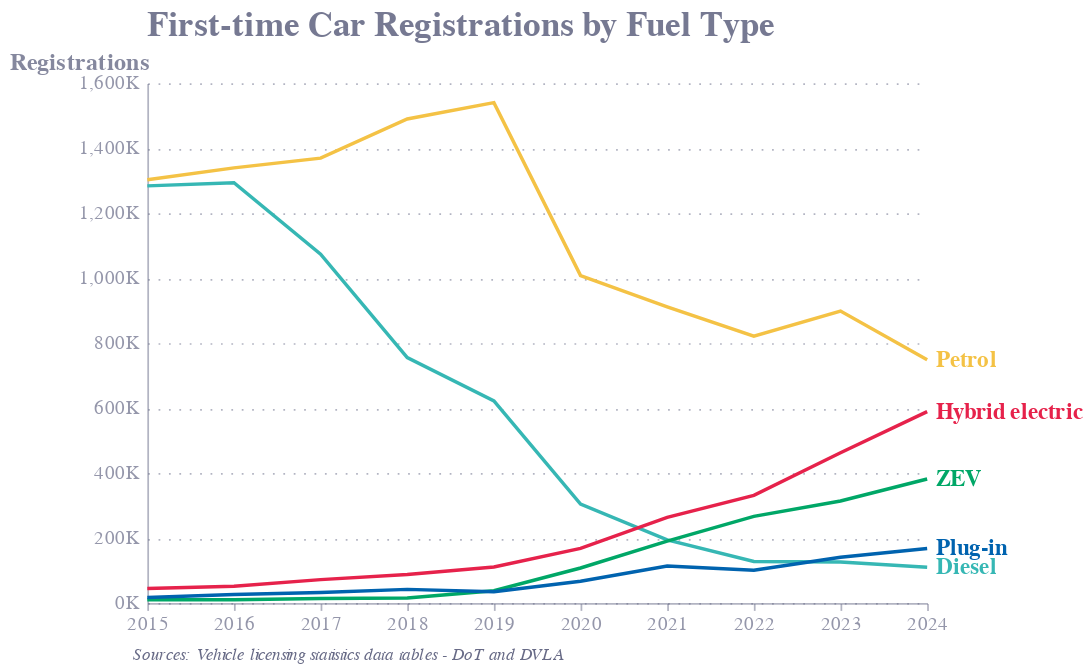

The cell this chart's notebook holds for it:
### Code cell
# 2. Find last year for each Type
last_points = chart_df.loc[chart_df.groupby('Type')['Date'].idxmax()]

# 3. Build the line chart
line = alt.Chart(chart_df).mark_line().encode(
    x=alt.X('Date:N', axis=alt.Axis(title=''), scale=alt.Scale(padding=0)),
    y=alt.Y('Registrations', axis=alt.Axis(format=',.0f', 
                                           title='Registrations', 
                                           titleX=-80, 
                                           titleFontSize=14, 
                                           labelExpr='datum.label + "K"')),
    color=alt.Color('Type', legend=None)
)

# 4. Add text labels at the end
text = alt.Chart(last_points).mark_text(
    align='left',
    dx=5,
    fontWeight='bold',
    fontSize=13
).encode(
    x=alt.X('Date:N'),
    y=alt.Y('Registrations'),
    text='Type',
    color=alt.Color('Type', legend=None)
)

footnote = alt.Chart(pd.DataFrame({'text': [
    "Sources: Vehicle licensing statistics data tables - DoT and DVLA"
]})).mark_text(
    align='left',
    baseline='top',
    fontSize=10,
    fontStyle='italic',
    dy=175,
    x=-15
).encode(
    text='text'
)

# 5. Combine and display
chart = (line + text + footnote).properties(title= 'First-time Car Registrations by Fuel Type', width=450).configure_title(
    fontSize=20  # Increase title font size here
)
chart

### Figure 1 — Vega-Lite specification as saved in the notebook (floating-point values rounded to 4 significant figures)
{"config": {"font": "Circular Std", "text": {"color": "#676A86", "align": "left", "baseline": "middle", "dx": 7, "dy": 0, "fontSize": 11}, "view": {"stroke": null, "continuousWidth": 400, "continuousHeight": 300, "discreteWidth": 400, "discreteHeight": 300}, "range": {"category": ["#36B7B4", "#E6224B", "#F4C245", "#0063AF", "#00A767", "#179FDB", "#EB5C2E"], "diverging": ["#E6224B", "#E54753", "#C9C9C9", "#179FDB", "#122B39"], "heatmap": ["#C9C9C9", "#179FDB", "#0063AF", "#122B39"], "ordinal": ["#00A767", "#36B7B4", "#179FDB", "#0063AF", "#243B5A"]}, "bar": {"color": "#179fdb"}, "line": {"color": "#e6224b"}, "rule": {"color": "#676A86"}, "area": {"opacity": 0.3}, "point": {"filled": true, "size": 80, "color": "#e6224b", "opacity": 0.95}, "geoshape": {"stroke": "white", "strokeWidth": 0.3}, "rect": {"fill": "#d6d4d4", "opacity": 0.3}, "axis": {"labelColor": "#676A86", "labelFontSize": 11, "labelFont": "Circular Std", "labelOpacity": 0.7, "tickColor": "#676A86", "tickOpacity": 0.5, "domainColor": "#676A86", "domainOpacity": 0.5, "gridColor": "#676A86", "gridDash": [2, 2], "gridOpacity": 0.5, "title": null, "titleColor": "#676A86", "titleOpacity": 0.8, "tickSize": 4}, "axisXDiscrete": {"grid": false, "labelAngle": 0, "tickCount": 10, "tickOpacity": 0.5, "title": null}, "axisYDiscrete": {"ticks": false, "labelPadding": 5}, "axisXTemporal": {"grid": false, "ticks": true}, "axisXQuantitative": {"grid": true}, "axisYQuantitative": {"gridColor": "#676A86", "gridDash": [1, 5], "gridOpacity": 0.5, "ticks": false, "labelPadding": 5, "tickCount": 8, "titleAngle": 0, "titleAlign": "left", "titleBaseline": "bottom", "titleX": 0, "titleY": -5}, "title": {"color": "#676A86E6", "subtitleColor": "#676A86", "font": "Circular Std", "subtitleFont": "Circular Std", "anchor": "start", "fontSize": 20, "subtitleFontSize": 12, "subtitlePadding": 4, "offset": 0, "frame": "group"}, "legend": {"titleColor": "#122b39", "title": null, "labelColor": "#122b39", "labelFontSize": 11}}, "layer": [{"data": {"name": "data-036b6874c2085e12b3cbb56811db419b"}, "mark": {"type": "line"}, "encoding": {"color": {"field": "Type", "legend": null, "type": "nominal"}, "x": {"axis": {"title": ""}, "field": "Date", "scale": {"padding": 0}, "type": "nominal"}, "y": {"axis": {"format": ",.0f", "labelExpr": "datum.label + \"K\"", "title": "Registrations", "titleFontSize": 14, "titleX": -80}, "field": "Registrations", "type": "quantitative"}}}, {"data": {"name": "data-3378824fe95d7fa539074b9d9df63ad5"}, "mark": {"type": "text", "align": "left", "dx": 5, "fontSize": 13, "fontWeight": "bold"}, "encoding": {"color": {"field": "Type", "legend": null, "type": "nominal"}, "text": {"field": "Type", "type": "nominal"}, "x": {"field": "Date", "type": "nominal"}, "y": {"field": "Registrations", "type": "quantitative"}}}, {"data": {"name": "data-6db8fb4f45848cc53744ed4bb6a2bb1a"}, "mark": {"type": "text", "align": "left", "baseline": "top", "dy": 175, "fontSize": 10, "fontStyle": "italic", "x": -15}, "encoding": {"text": {"field": "text", "type": "nominal"}}}], "title": "First-time Car Registrations by Fuel Type", "width": 450, "$schema": "https://vega.github.io/schema/vega-lite/v5.20.1.json", "datasets": {"data-036b6874c2085e12b3cbb56811db419b": [{"Date": "2015", "Type": "Petrol", "Registrations": 1303.0}, {"Date": "2016", "Type": "Petrol", "Registrations": 1339.0}, {"Date": "2017", "Type": "Petrol", "Registrations": 1369.0}, {"Date": "2018", "Type": "Petrol", "Registrations": 1490.0}, {"Date": "2019", "Type": "Petrol", "Registrations": 1540.0}, {"Date": "2020", "Type": "Petrol", "Registrations": 1008.0}, {"Date": "2021", "Type": "Petrol", "Registrations": 911.7}, {"Date": "2022", "Type": "Petrol", "Registrations": 821.3}, {"Date": "2023", "Type": "Petrol", "Registrations": 898.8}, {"Date": "2024", "Type": "Petrol", "Registrations": 749.2}, {"Date": "2015", "Type": "Diesel", "Registrations": 1284.0}, {"Date": "2016", "Type": "Diesel", "Registrations": 1294.0}, {"Date": "2017", "Type": "Diesel", "Registrations": 1074.0}, {"Date": "2018", "Type": "Diesel", "Registrations": 755.6}, {"Date": "2019", "Type": "Diesel", "Registrations": 622.1}, {"Date": "2020", "Type": "Diesel", "Registrations": 304.4}, {"Date": "2021", "Type": "Diesel", "Registrations": 194.7}, {"Date": "2022", "Type": "Diesel", "Registrations": 127.9}, {"Date": "2023", "Type": "Diesel", "Registrations": 126.2}, {"Date": "2024", "Type": "Diesel", "Registrations": 110.5}, {"Date": "2015", "Type": "ZEV", "Registrations": 10.1}, {"Date": "2016", "Type": "ZEV", "Registrations": 10.45}, {"Date": "2017", "Type": "ZEV", "Registrations": 13.95}, {"Date": "2018", "Type": "ZEV", "Registrations": 15.79}, {"Date": "2019", "Type": "ZEV", "Registrations": 38.09}, {"Date": "2020", "Type": "ZEV", "Registrations": 108.0}, {"Date": "2021", "Type": "ZEV", "Registrations": 190.4}, {"Date": "2022", "Type": "ZEV", "Registrations": 266.9}, {"Date": "2023", "Type": "ZEV", "Registrations": 314.2}, {"Date": "2024", "Type": "ZEV", "Registrations": 381.9}, {"Date": "2015", "Type": "Hybrid electric", "Registrations": 44.68}, {"Date": "2016", "Type": "Hybrid electric", "Registrations": 51.7}, {"Date": "2017", "Type": "Hybrid electric", "Registrations": 72.26}, {"Date": "2018", "Type": "Hybrid electric", "Registrations": 88.25}, {"Date": "2019", "Type": "Hybrid electric", "Registrations": 111.0}, {"Date": "2020", "Type": "Hybrid electric", "Registrations": 168.2}, {"Date": "2021", "Type": "Hybrid electric", "Registrations": 263.8}, {"Date": "2022", "Type": "Hybrid electric", "Registrations": 331.4}, {"Date": "2023", "Type": "Hybrid electric", "Registrations": 462.8}, {"Date": "2024", "Type": "Hybrid electric", "Registrations": 589.1}, {"Date": "2015", "Type": "Plug-in", "Registrations": 17.45}, {"Date": "2016", "Type": "Plug-in", "Registrations": 26.61}, {"Date": "2017", "Type": "Plug-in", "Registrations": 32.72}, {"Date": "2018", "Type": "Plug-in", "Registrations": 42.19}, {"Date": "2019", "Type": "Plug-in", "Registrations": 35.03}, {"Date": "2020", "Type": "Plug-in", "Registrations": 67.06}, {"Date": "2021", "Type": "Plug-in", "Registrations": 114.2}, {"Date": "2022", "Type": "Plug-in", "Registrations": 100.8}, {"Date": "2023", "Type": "Plug-in", "Registrations": 141.0}, {"Date": "2024", "Type": "Plug-in", "Registrations": 168.0}], "data-3378824fe95d7fa539074b9d9df63ad5": [{"Date": "2024", "Type": "Diesel", "Registrations": 110.5}, {"Date": "2024", "Type": "Hybrid electric", "Registrations": 589.1}, {"Date": "2024", "Type": "Petrol", "Registrations": 749.2}, {"Date": "2024", "Type": "Plug-in", "Registrations": 168.0}, {"Date": "2024", "Type": "ZEV", "Registrations": 381.9}], "data-6db8fb4f45848cc53744ed4bb6a2bb1a": [{"text": "Sources: Vehicle licensing statistics data tables - DoT and DVLA"}]}}
